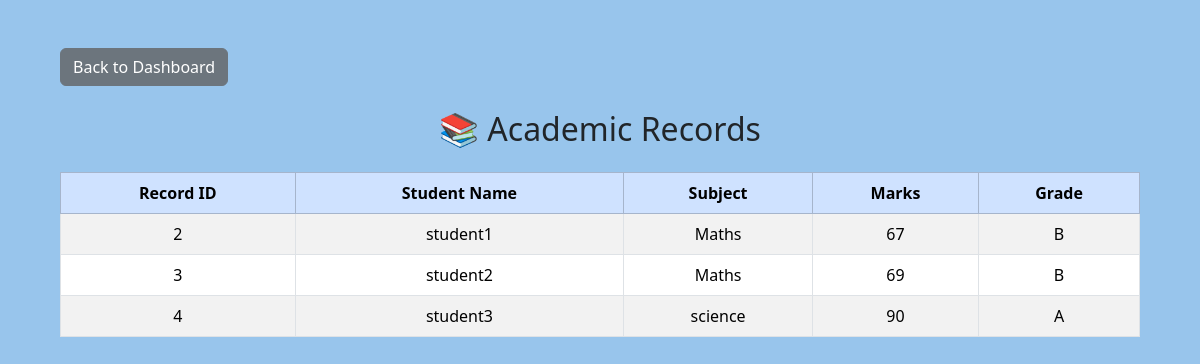
The app's page /records/view.php with its own data.
### tables this page shows
CREATE TABLE `academic_records` (
  `record_id` int(11) NOT NULL,
  `student_id` int(11) DEFAULT NULL,
  `subject` varchar(50) DEFAULT NULL,
  `marks` int(11) DEFAULT NULL,
  `grade` varchar(5) DEFAULT NULL
);

CREATE TABLE `students` (
  `student_id` int(11) NOT NULL,
  `name` varchar(100) DEFAULT NULL,
  `grade` varchar(20) DEFAULT NULL,
  `class_id` varchar(20) DEFAULT NULL,
  `user_id` int(11) DEFAULT NULL
);

### records/view.php (the view, shortened to what this page needs)
<?php
include("../config.php");
?>
<!DOCTYPE html>
<html>
<head>
    <link rel="stylesheet" href="https://cdn.jsdelivr.net/npm/bootstrap@5.3.3/dist/css/bootstrap.min.css">
</head>
<body class=" p-5">
    <div class="container">
        <a href="../dashboard.php" class="btn btn-secondary  mb-4">Back to Dashboard</a>
        <h2 class="text-center mb-4">📚 Academic Records</h2>
        <div class="table-responsive">
            <table class="table table-bordered table-hover table-striped">
                <thead class="table-primary text-center">
                    <tr>
                        <th>Record ID</th>
                        <th>Student Name</th>
                        <th>Subject</th>
                        <th>Marks</th>
                        <th>Grade</th>
                    </tr>
                </thead>
                <tbody>
                    <?php
                    $result = $conn->query("SELECT r.*, s.name FROM academic_records r JOIN students s ON r.student_id = s.student_id");
                    if ($result->num_rows > 0) {
                        while ($row = $result->fetch_assoc()) {
                            echo "<tr class='text-center'>
                                    <td>{$row['record_id']}</td>
                                    <td>{$row['name']}</td>
                                    <td>{$row['subject']}</td>
                                    <td>{$row['marks']}</td>
                                    <td>{$row['grade']}</td>
                                  </tr>";
                        }
                    } else {
                        echo "<tr><td colspan='5' class='text-center text-muted'>No academic records found.</td></tr>";
                    }
                    ?>
                </tbody>
            </table>
        </div>
    </div>
</body>
</html>

### records/view.php (style rules this page uses)
body { background-color: #98c5ecff !important; }

### records on screen
academic_records: record_id "2", student.name "student1", subject "Maths", marks "67", grade "B"
academic_records: record_id "3", student.name "student2", subject "Maths", marks "69", grade "B"
academic_records: record_id "4", student.name "student3", subject "science", marks "90", grade "A"
